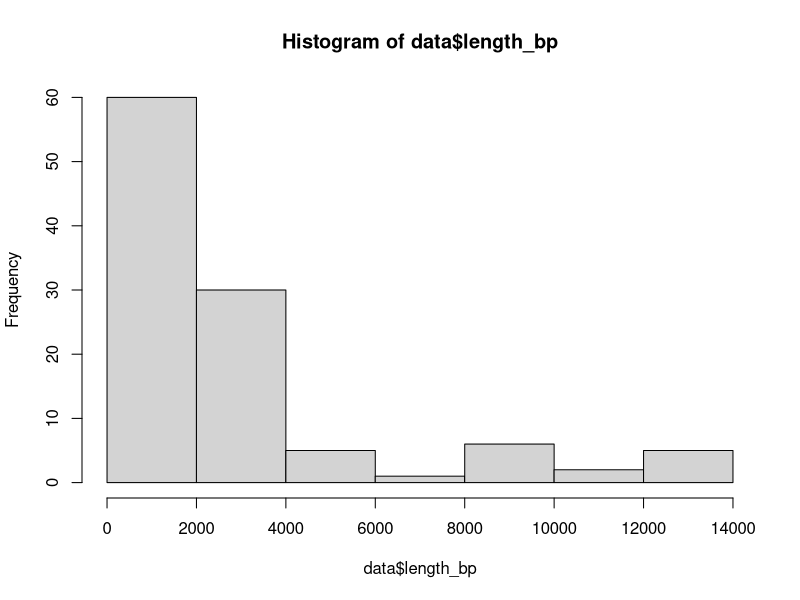
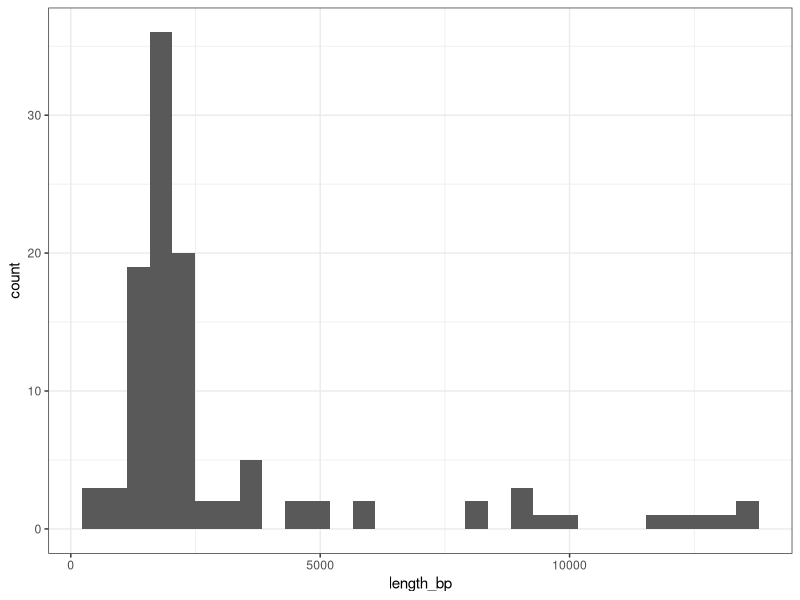
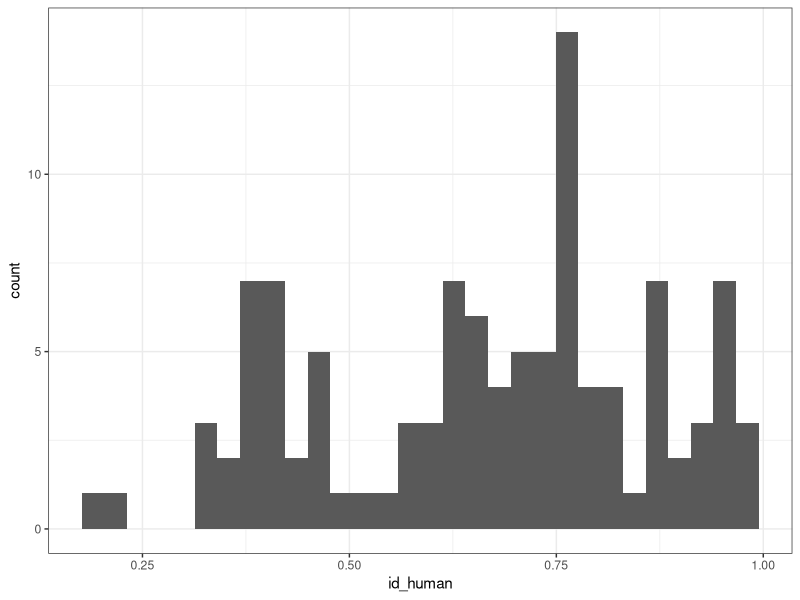
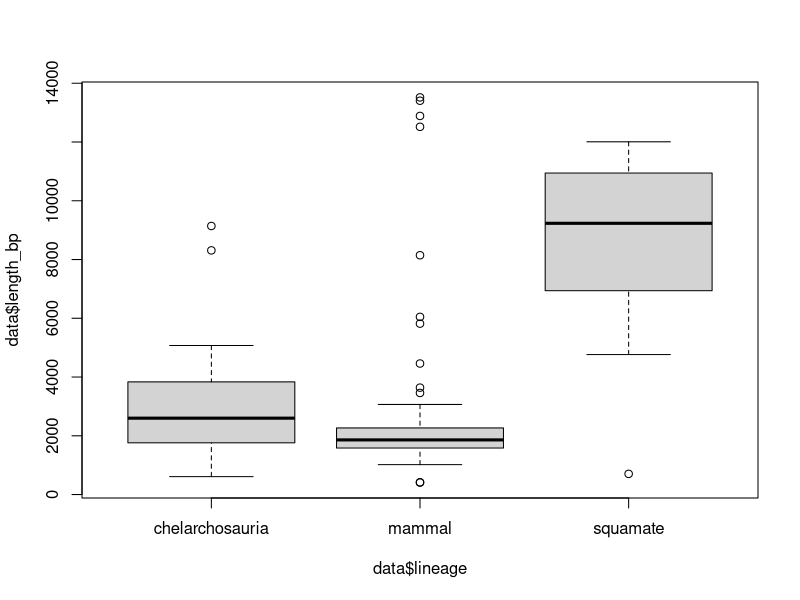
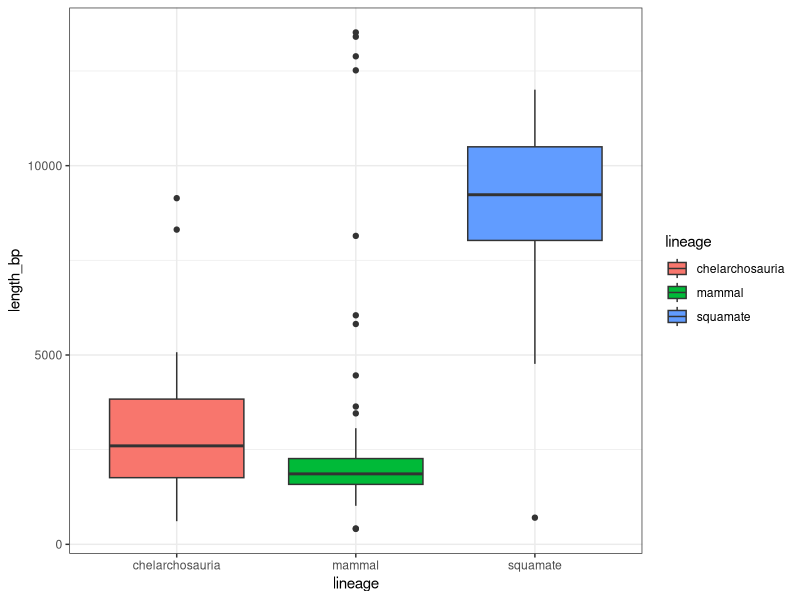
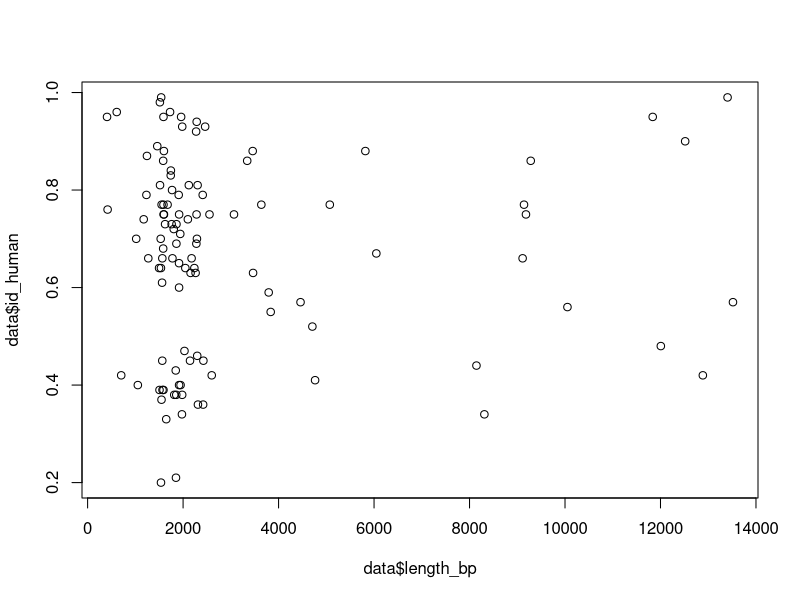
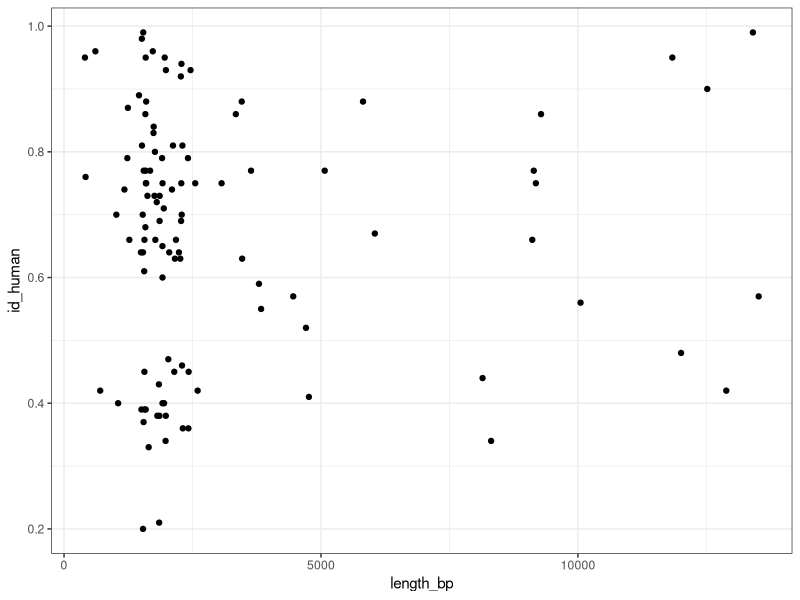
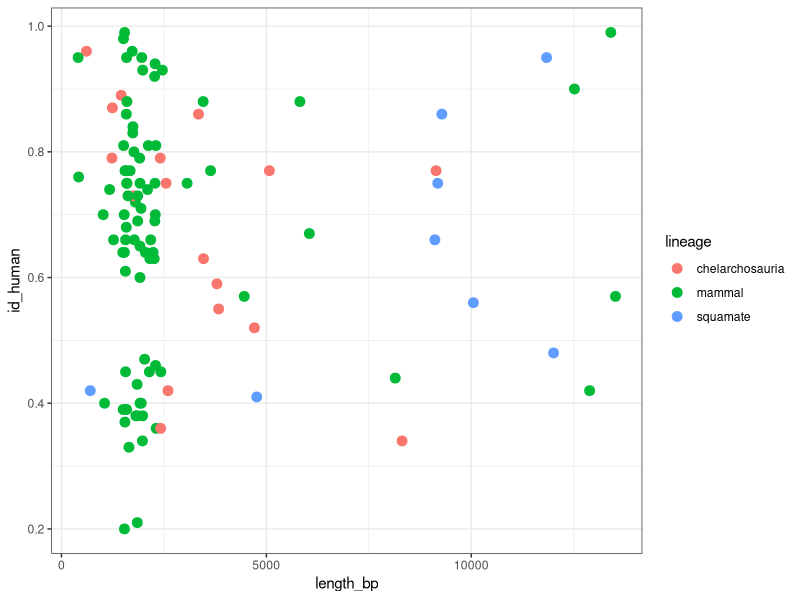

Recreate these plots in R, in order.
## ---- chunk 1
knitr::opts_chunk$set(echo = TRUE)
## ---- chunk 2

#install.packages("ggplot2")
library(ggplot2)

## ---- chunk 3
getwd()
data <- read.csv("module_1-9_data.csv", header = TRUE, sep = ",") #Load the data. The header argument indicates that the first row of the file is a header with the variable names. The sep argument indicates that the file is separated by commas

## ---- chunk 4

names(data) #Shows the header

head(data) #Shows first 6 rows

tail(data) #Shows last 6 rows


## ---- chunk 5

#How many variables does the dataset have?

ncol(data) #Gives you the number of columns in the dataframe

#How many observations are there in the dataset?

nrow(data) #Gives you the number of rows in the dataframe

dim(data) #Dimensions of the dataset

str(data) #Shows the general structure of the dataset. Each variable, and what type of variable it is (e.g. character, integer, numeric, etc)

#What are the mean and median lengths of the RAMP2 gene for the entire dataset?

summary(data) #Gives you a few summary statistics for the entire dataset


## ---- chunk 6

#How is the distribution of the sequence length in basepairs for RAMP2 across vertebrates?

hist(data$length_bp) #Generates a histogram

ggplot(data, aes(x = length_bp)) +
  geom_histogram() +
  theme_bw() #We can do more elaborated plots using ggplot!

#What does the "theme_bw()" argument do in our plot command?

#How is the distribution of the sequence identity with human for RAMP2 across vertebrates?

ggplot(data, aes(x = id_human)) +
  geom_histogram() +
  theme_bw() 

## ---- chunk 7

#Are there any differences in the sequence length among the vertebrate lineages?

boxplot(data$length_bp ~ data$lineage)

ggplot(data, aes(x = lineage, y = length_bp, fill = lineage)) +
  geom_boxplot() +
  theme_bw() #We can also try it with ggplot

#Is there a relationship between the sequence length and the identity with the human RAMP2 gene sequence?

plot(data$length_bp, data$id_human)

ggplot(data, aes(x = length_bp, y = id_human)) +
  geom_point() +
  theme_bw() 

#What if we differentiate the lineages? Do you see any pattern now?

ggplot(data, aes(x = length_bp, y = id_human, col = lineage)) +
  geom_point(size = 3) +
  theme_bw() #note that we added the tem "col = lineage" in the plot command

## ---- chunk 8

#Get dataset of mammals only

mammals <- data[data$lineage == "mammal",] #We can use the brackets to get subsets of the data based on logical conditions

#Check that we did it correctly

head(mammals)
dim(mammals) #Now the number of observations is lower than before

## ---- chunk 9

#What are the mean and median sequence lengths for mammals?

mean(mammals$length_bp)
median(mammals$length_bp)

#Which mammal order has the longest RAMP2 sequences?

ggplot(mammals, aes(x = mammal_order, y = length_bp, fill = mammal_order)) +
  geom_boxplot(alpha = 0.5) +
  theme_bw()

#What does the "alpha = 0.5" argument do in the command?

## ---- chunk 10


